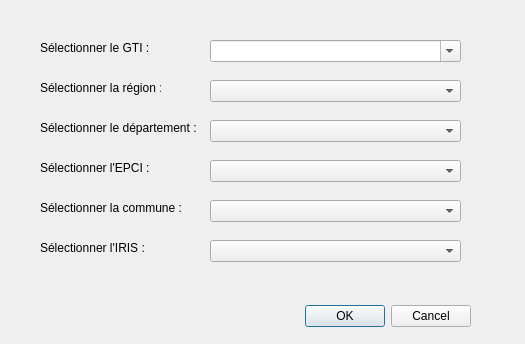
<?xml version="1.0" encoding="UTF-8"?>
<ui version="4.0">
 <class>RoofSunDialogBase</class>
 <widget class="QDialog" name="RoofSunDialogBase">
  <property name="geometry">
   <rect>
    <x>0</x>
    <y>0</y>
    <width>525</width>
    <height>344</height>
   </rect>
  </property>
  <property name="windowTitle">
   <string>RoofSun</string>
  </property>
  <widget class="QDialogButtonBox" name="button_box">
   <property name="geometry">
    <rect>
     <x>130</x>
     <y>300</y>
     <width>341</width>
     <height>32</height>
    </rect>
   </property>
   <property name="orientation">
    <enum>Qt::Horizontal</enum>
   </property>
   <property name="standardButtons">
    <set>QDialogButtonBox::Cancel|QDialogButtonBox::Ok</set>
   </property>
  </widget>
  <widget class="QComboBox" name="epciCombo">
   <property name="geometry">
    <rect>
     <x>210</x>
     <y>160</y>
     <width>251</width>
     <height>22</height>
    </rect>
   </property>
  </widget>
  <widget class="QComboBox" name="gtiComboBox">
   <property name="geometry">
    <rect>
     <x>210</x>
     <y>40</y>
     <width>251</width>
     <height>22</height>
    </rect>
   </property>
   <property name="editable">
    <bool>true</bool>
   </property>
  </widget>
  <widget class="QLabel" name="label">
   <property name="geometry">
    <rect>
     <x>40</x>
     <y>40</y>
     <width>121</width>
     <height>16</height>
    </rect>
   </property>
   <property name="text">
    <string>Sélectionner le GTI :</string>
   </property>
  </widget>
  <widget class="QLabel" name="label_3">
   <property name="geometry">
    <rect>
     <x>40</x>
     <y>160</y>
     <width>121</width>
     <height>16</height>
    </rect>
   </property>
   <property name="text">
    <string>Sélectionner l'EPCI :</string>
   </property>
  </widget>
  <widget class="QLabel" name="label_4">
   <property name="geometry">
    <rect>
     <x>40</x>
     <y>80</y>
     <width>121</width>
     <height>16</height>
    </rect>
   </property>
   <property name="text">
    <string>Sélectionner la région :</string>
   </property>
  </widget>
  <widget class="QLabel" name="label_5">
   <property name="geometry">
    <rect>
     <x>40</x>
     <y>120</y>
     <width>161</width>
     <height>16</height>
    </rect>
   </property>
   <property name="text">
    <string>Sélectionner le département :</string>
   </property>
  </widget>
  <widget class="QLabel" name="label_6">
   <property name="geometry">
    <rect>
     <x>40</x>
     <y>200</y>
     <width>141</width>
     <height>16</height>
    </rect>
   </property>
   <property name="text">
    <string>Sélectionner la commune :</string>
   </property>
  </widget>
  <widget class="QComboBox" name="regionCombo">
   <property name="geometry">
    <rect>
     <x>210</x>
     <y>80</y>
     <width>251</width>
     <height>22</height>
    </rect>
   </property>
  </widget>
  <widget class="QComboBox" name="departementCombo">
   <property name="geometry">
    <rect>
     <x>210</x>
     <y>120</y>
     <width>251</width>
     <height>22</height>
    </rect>
   </property>
  </widget>
  <widget class="QComboBox" name="communeCombo">
   <property name="geometry">
    <rect>
     <x>210</x>
     <y>200</y>
     <width>251</width>
     <height>22</height>
    </rect>
   </property>
  </widget>
  <widget class="QComboBox" name="quartierCombo">
   <property name="geometry">
    <rect>
     <x>210</x>
     <y>240</y>
     <width>251</width>
     <height>22</height>
    </rect>
   </property>
  </widget>
  <widget class="QLabel" name="label_7">
   <property name="geometry">
    <rect>
     <x>40</x>
     <y>240</y>
     <width>141</width>
     <height>16</height>
    </rect>
   </property>
   <property name="text">
    <string>Sélectionner l'IRIS :</string>
   </property>
  </widget>
 </widget>
 <resources/>
 <connections>
  <connection>
   <sender>button_box</sender>
   <signal>accepted()</signal>
   <receiver>RoofSunDialogBase</receiver>
   <slot>accept()</slot>
   <hints>
    <hint type="sourcelabel">
     <x>20</x>
     <y>20</y>
    </hint>
    <hint type="destinationlabel">
     <x>20</x>
     <y>20</y>
    </hint>
   </hints>
  </connection>
  <connection>
   <sender>button_box</sender>
   <signal>rejected()</signal>
   <receiver>RoofSunDialogBase</receiver>
   <slot>reject()</slot>
   <hints>
    <hint type="sourcelabel">
     <x>20</x>
     <y>20</y>
    </hint>
    <hint type="destinationlabel">
     <x>20</x>
     <y>20</y>
    </hint>
   </hints>
  </connection>
 </connections>
</ui>
